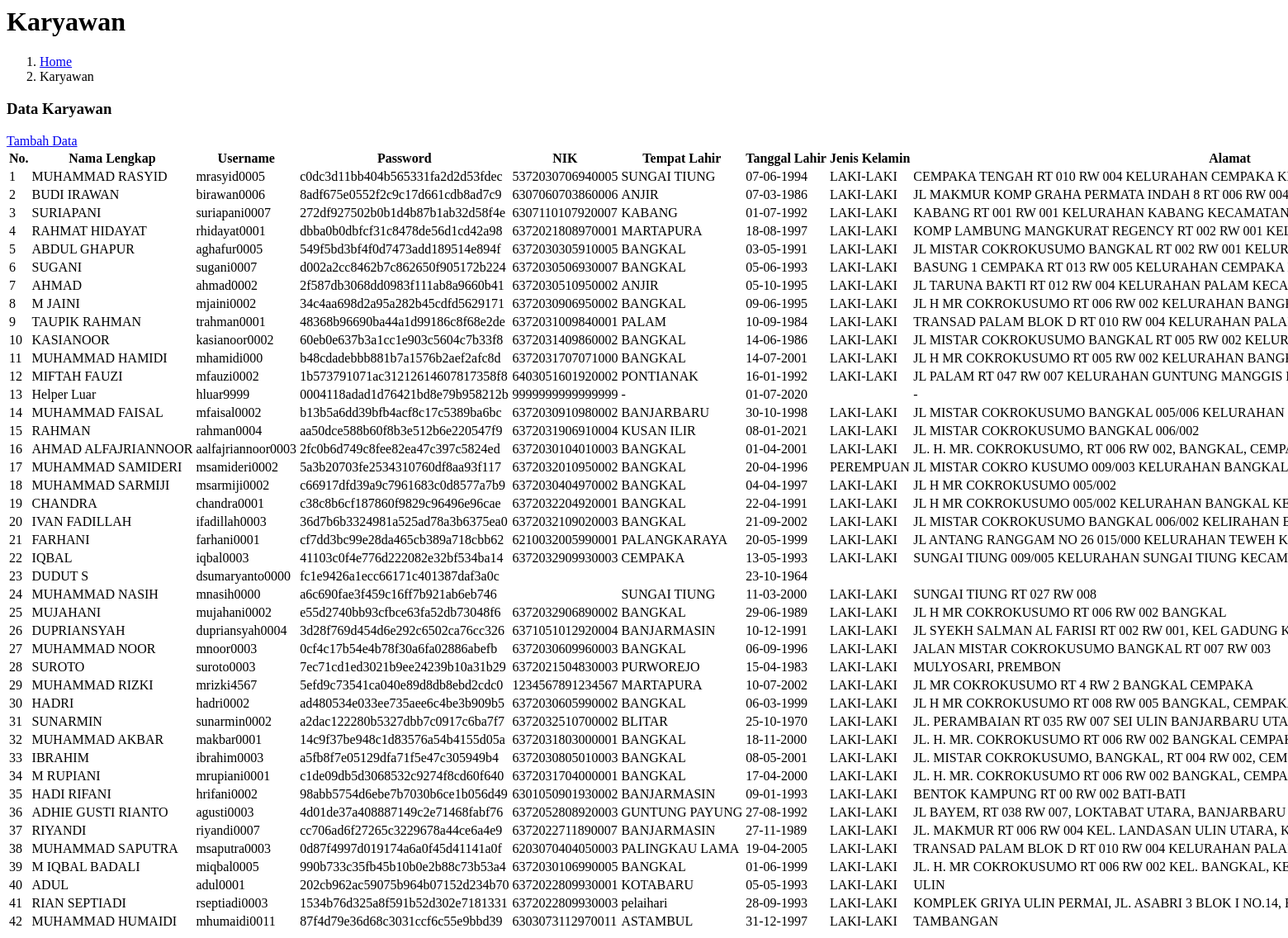
Page /pages/admin/karyawan/karyawanread.php on the earlier database version.
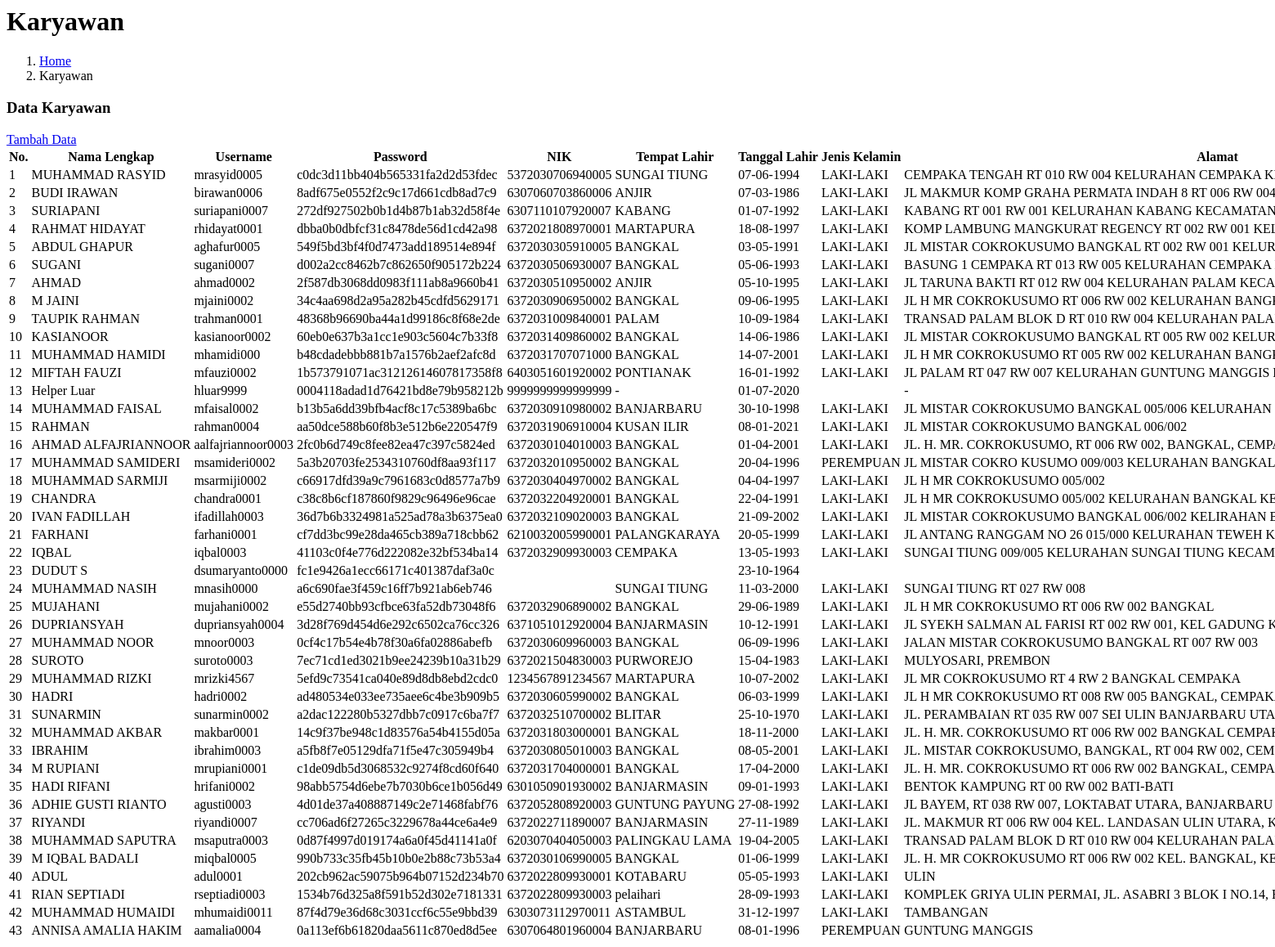
Same page on the later database version.
### tables this page shows
CREATE TABLE `karyawan` (
  `id` int(4) NOT NULL,
  `username` varchar(30) DEFAULT NULL,
  `password` varchar(50) DEFAULT NULL,
  `nama` varchar(35) NOT NULL,
  `nik` varchar(16) NOT NULL,
  `tempat_lahir` varchar(50) NOT NULL,
  `tanggal_lahir` date NOT NULL,
  `jenis_kelamin` enum('LAKI-LAKI','PEREMPUAN') NOT NULL,
  `alamat` varchar(512) NOT NULL,
  `agama` enum('-','ISLAM','PROTESTAN','KATOLIK','HINDU','BUDDHA','KONGHUCU') NOT NULL,
  `status` enum('KAWIN','BELUM KAWIN') NOT NULL,
  `gol_darah` enum('-','A','B','AB','O') DEFAULT NULL,
  `jabatan` enum('DRIVER','HELPER','ADMINKEU','SPVDISTRIBUSI','MGRDISTRIBUSI') NOT NULL,
  `no_telepon` varchar(14) NOT NULL,
  `sim` enum('-','A','B1','B2','C','D','A UMUM','B1 UMUM','B2 UMUM') NOT NULL,
  `tanggal_registrasi` datetime NOT NULL DEFAULT current_timestamp(),
  `tanggal_update_data` timestamp NOT NULL DEFAULT current_timestamp() ON UPDATE current_timestamp(),
  `status_karyawan` enum('BORONGAN','BULANAN') NOT NULL,
  `status_keaktifan` enum('AKTIF','NON AKTIF') NOT NULL,
  `upah_borongan` int(7) NOT NULL,
  `foto` varchar(255) DEFAULT NULL
);

### pages/admin/karyawan/karyawanread.php (the view, shortened to what this page needs)
<?php include_once "partials/cssdatatables.php" ?>
<div class="content-header">
    <div class="container-fluid">
        <div class="row mb-2">
            <div class="col-sm-6">
                <h1 class="m-0">Karyawan</h1>
            </div>
            <div class="col-sm-6">
                <ol class="breadcrumb float-sm-right">
                    <li class="breadcrumb-item"><a href="./">Home</a></li>
                    <li class="breadcrumb-item active">Karyawan</li>
                </ol>
            </div>
        </div>
    </div>
</div>
<div class="content">
    <div class="card">
        <div class="card-header">
            <h3 class="card-title">Data Karyawan</h3>
            <a href="?page=karyawancreate" class="btn btn-success btn-sm float-right">
                <i class="fa fa-plus-circle"></i> Tambah Data
            </a>
        </div>
        <div class="card-body">
            <table id="mytable" class="table table-bordered table-hover" style="white-space: nowrap; background-color: white; table-layout: fixed;">
                <thead>
                    <tr>
                        <th>No.</th>
                        <th>Nama Lengkap</th>
                        <th>Username</th>
                        <th>Password</th>
                        <th>NIK</th>
                        <th>Tempat Lahir</th>
                        <th>Tanggal Lahir</th>
                        <th>Jenis Kelamin</th>
                        <th>Alamat</th>
                    </tr>
                </thead>
                <tbody>
                    <?php
                    $database = new Database;
                    $db = $database->getConnection();
                    $selectsql = 'SELECT * FROM karyawan';
                    $stmt = $db->prepare($selectsql);
                    $stmt->execute();
                    $no = 1;
                    while ($row = $stmt->fetch(PDO::FETCH_ASSOC)) {
                    ?>
                        <tr>
                            <td><?= $no++ ?></td>
                            <td><?= $row['nama'] ?></td>
                            <td><?= $row['username'] ?></td>
                            <td><?= $row['password'] ?></td>
                            <td><?= $row['nik'] ?></td>
                            <td><?= $row['tempat_lahir'] ?></td>
                            <td><?= date('d-m-Y', strtotime($row['tanggal_lahir'])) ?></td>
                            <td><?= $row['jenis_kelamin'] ?></td>
                            <td><?= strtoupper($row['alamat']) ?></td>
                        </tr>
                    <?php } ?>
                </tbody>
            </table>
        </div>
    </div>
</div>

### partials/cssdatatables.php
<link rel="stylesheet" href="./plugins/datatables-bs4/css/dataTables.bootstrap4.min.css">
<link rel="stylesheet" href="./plugins/datatables-responsive/css/responsive.bootstrap4.min.css">
<link rel="stylesheet" href="./plugins/datatables-buttons/css/buttons.bootstrap4.min.css">
<link rel="stylesheet" href="./plugins/datatables-fixedcolumns/css/fixedColumns.bootstrap4.min.css">
<link rel="stylesheet" href="./plugins/sweetalert2/sweetalert2.min.css">

Differences in the rows shown:
added karyawan: nama "ANNISA AMALIA HAKIM", username "aamalia0004", password "0a113ef6b61820daa5611c870ed8d5ee", nik "6307064801960004", tempat_lahir "BANJARBARU", tanggal_lahir "08-01-1996", jenis_kelamin "PEREMPUAN", alamat "GUNTUNG MANGGIS"
